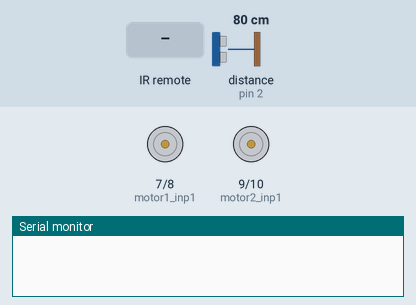
This sketch was run on a simulated Arduino Uno, built with avr-gcc and run on an emulated ATmega328P. On the bench: motor-driver pin pairs drawn as motors (green arrow = first pin HIGH = forward, orange = second pin HIGH = backward, longer = more drive, scaled by the enable pin), the last lines printed to the serial monitor. The test bench sets the inputs (shaded band); at power-on: distance to the obstacle (sensor on pin 2) 80 cm. The echo pulse lasts 58.3 µs per cm.

Above: at 1.2 s.
1.3 s: infrared code 0xFFC23D received
At 2.5 s:
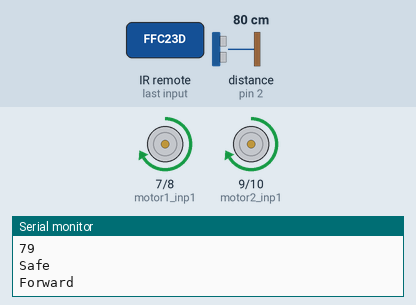
2.8 s: infrared code 0xFF22DD received
At 3.6 s:
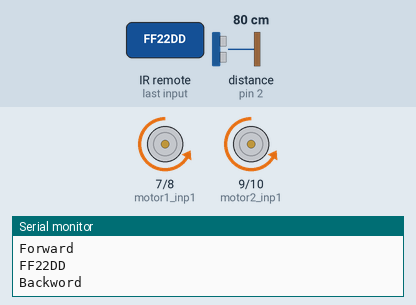
4.3 s: infrared code 0x20FE4DBB received
At 5.0 s:
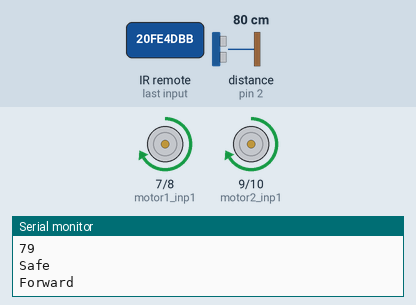
Timing chart, 0 to 7.3 s (numbered marks = the images above; inputs shaded):
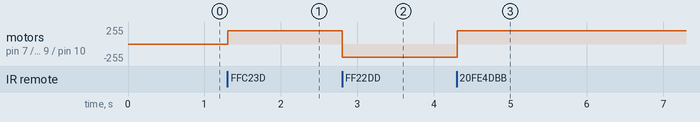

The sketch:

control_motor_shield_IR_Ultrasonic.ino
```cpp
/*
  Infrared controlled car
  It assumes 2 motors are attached one for front wheels
  and one for back wheels
  It also contains an ultrasonic sensor that prevent the car
  from moving forward if the safety distance is less than 5 cm
  missing ultrasonic sensors for the backward movement
*/
#include <IRremote.h>
// Connected pins to IR
int RECV_PIN = 12;
// Connected pins to motor
// en for speed and inp1/2 for directions
int motor1_en = 6;
int motor1_inp1 = 7;
int motor1_inp2 = 8;
int motor2_en = 11;
int motor2_inp1 = 9;
int motor2_inp2 = 10;
//Ultrasonic sensor pins
int trig_pin = 1;
int echo_pin = 2;
//distance calculation variables
int distance = 0;
int safetyDistance = 0;
long duration = 0;


IRrecv irrecv(RECV_PIN);
decode_results results;
void setup() {
  Serial.begin(9600);
  irrecv.enableIRIn();
  pinMode(motor1_en, OUTPUT);
  pinMode(motor1_inp1, OUTPUT);
  pinMode(motor1_inp2, OUTPUT);
  pinMode(motor2_en, OUTPUT);
  pinMode(motor2_inp1, OUTPUT);
  pinMode(motor2_inp2, OUTPUT);
  pinMode(echo_pin, INPUT);
  pinMode(trig_pin, OUTPUT);
}
// move method, it take direction and speed parameters
void move(int direction, int speed){
  if(direction==1){ //move forward
    digitalWrite(motor1_inp1,HIGH);
    digitalWrite(motor1_inp2,LOW);
    digitalWrite(motor2_inp1,HIGH);
    digitalWrite(motor2_inp2,LOW);
    analogWrite(motor1_en,speed);
    analogWrite(motor2_en,speed);
  }else if(direction==2){    //move backword
    digitalWrite(motor1_inp1,LOW);
    digitalWrite(motor1_inp2,HIGH);
    digitalWrite(motor2_inp1,LOW);
    digitalWrite(motor2_inp2,HIGH);
    analogWrite(motor1_en,speed);
    analogWrite(motor2_en,speed);
  }else {
    digitalWrite(motor1_inp1,LOW);
    digitalWrite(motor1_inp2,LOW);
    digitalWrite(motor2_inp1,LOW);
    digitalWrite(motor2_inp2,LOW);
    analogWrite(motor1_en,speed);
    analogWrite(motor2_en,speed);
  }
}
//check distance with threshold, it return true if distance<=threshold
boolean checkDistance (int threshold)
{
  digitalWrite(trig_pin, LOW);
  delayMicroseconds(10);
  digitalWrite(trig_pin, HIGH);
  delayMicroseconds(10);
  digitalWrite(trig_pin, LOW);
  duration = pulseIn(echo_pin, HIGH);
  distance = duration * 0.034 / 2;
  safetyDistance = distance;
  //Serial.println(duration);
  Serial.println(safetyDistance);
  if (safetyDistance <= threshold) {//threshold in cm
     Serial.println("Not Safe");
     return false;
  } else {
     Serial.println("Safe");
     return true;
  }
}

void loop() {
  if (irrecv.decode(&results)) {
    Serial.println(results.value, HEX);
    if (results.value == 0xFFC23D || results.value == 0x20FE4DBB) {
      if(checkDistance(5)){
        move(1,200);
        Serial.println("Forward");
      }
    } else if (results.value == 0xFF22DD || results.value == 0x52A3D41F){
      Serial.println("Backword");
      move(2,200);
    } else{
      Serial.println("Stop");
      move(0,0);
    }
    irrecv.resume();
  }
}
```

Measured:
- after the input at 1.3 s, motor on pin 7 (motor1_inp1) / pin 8 (motor1_inp2), motor on pin 9 (motor2_inp1) / pin 10 (motor2_inp2): stopped → forward 200/255 at once
- after the input at 2.8 s, motor on pin 7 (motor1_inp1) / pin 8 (motor1_inp2), motor on pin 9 (motor2_inp1) / pin 10 (motor2_inp2): forward 200/255 → backward 200/255 at once
- after the input at 4.3 s, motor on pin 7 (motor1_inp1) / pin 8 (motor1_inp2), motor on pin 9 (motor2_inp1) / pin 10 (motor2_inp2): backward 200/255 → forward 200/255 at once
